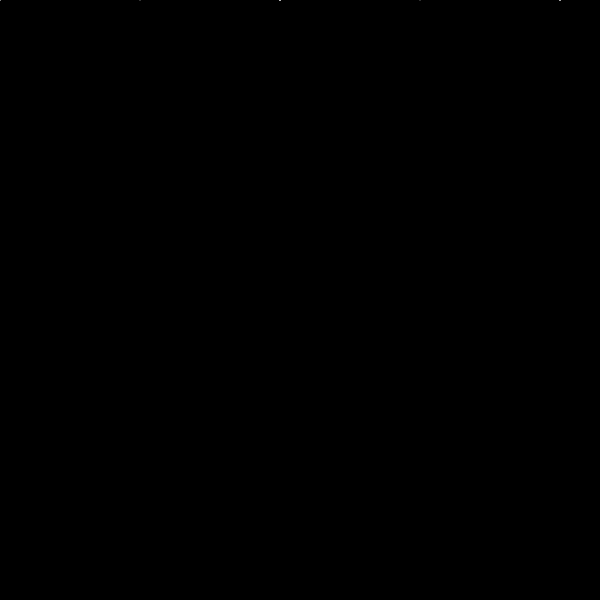
Frame 1 (no input)
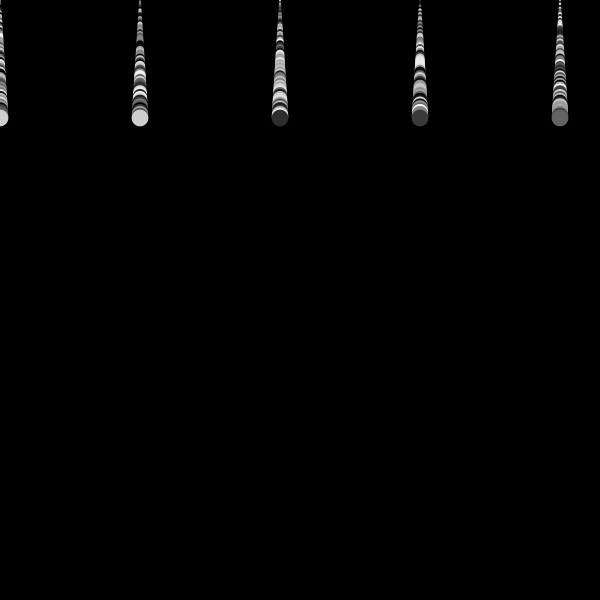
Frame 60 (the mouse pressed at the canvas centre just before this capture)
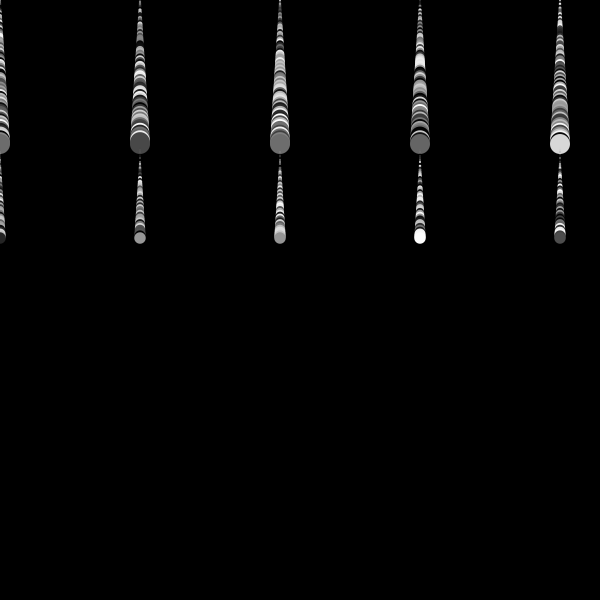
Frame 120 (the mouse held since frame 60 and released just before this capture)

The Processing sketch that drew these frames (run headless with seeded random() and noise(); from frame 60 on, the mouse is pressed at the canvas centre):

// Processing sketch: processing_111928
// ── processing_111928.pde

float diam;
int x = 0;
float y;
float ySpeed;
int random;

void setup(){
  noStroke();
  background (0);
  size(600,600);
  diam = 2;
  ySpeed = 2;

}

void draw (){
  int xpos = x;


for (int i=0;i<6;i = i+1){

  fill(random(255));
  ellipse(xpos,y,diam,diam);
  xpos = xpos + 140;

}

y = y + ySpeed;

if (y>height){
  ySpeed = - ySpeed;
    background(random(255));

}

if (y<0){
  y = 0;
  ySpeed = -ySpeed;
  background(random(255));

}

diam = diam +.25;

if (diam>20){
  diam = 0;

println(x);
}}
